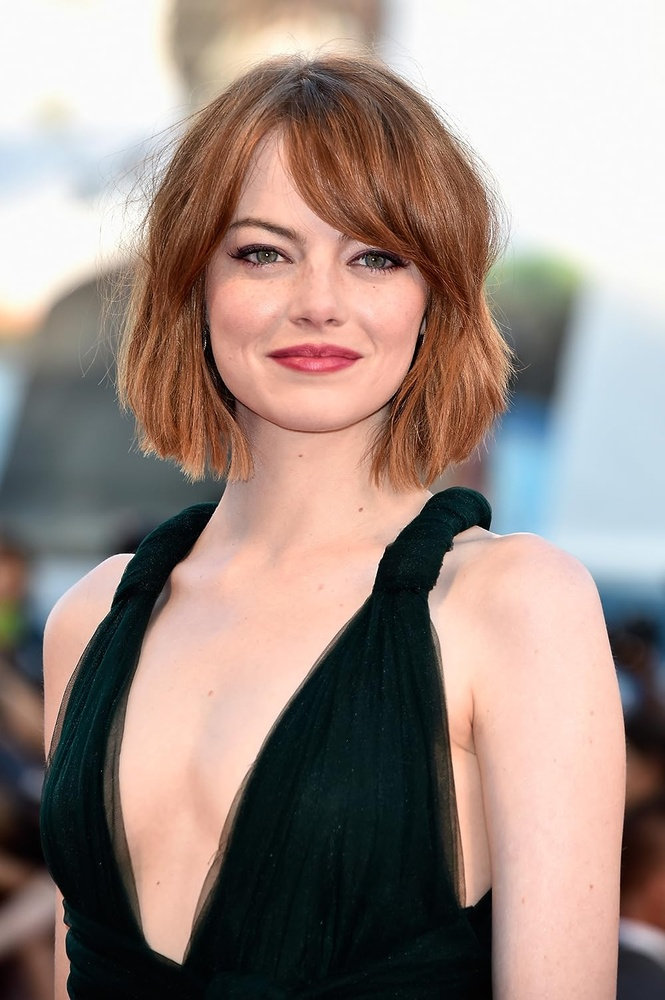
#> input picture emma_stone.jpg, 665 x 1000 px, shrunk from 1000 x 1504 before the run
$ python main.py
#> lines starting #> are read from the running program, lines starting #| are printed output that depends on the picture; after the words box and inside, x2 and y2 are one past the last pixel; in counts of white or black regions, pixels touching at a corner belong together
### image_io.py
import matplotlib.pyplot as plt
import matplotlib.image as mpimg
import numpy as np


class ImageIO:
    def read_image(path):
        # Read the image
        image = plt.imread(path)
        return image

    def convert_grayscale(im):
        return np.dot(im[..., :3], [0.299, 0.587, 0.114])

    def display_image(image, color, title):
        # Display the image
        plt.imshow(image, cmap=color)
        plt.title(title)
        plt.show()

### smoothing.py
import matplotlib.pyplot as plt
import matplotlib.image as mpimg
import numpy as np


class Smoothing:
    kernel_3 = np.array([[1.0, 2.0, 1.0], [2.0, 4.0, 2.0], [1.0, 2.0, 1.0]]) / 16

    def gaussian_blur(im, kernel):
        step = kernel.shape[0]

        # adding padding around the border
        padded_im = np.pad(im, (int(step / 2), int(step / 2)))

        blur_im = []
        for i in range(im.shape[0]):  # for row
            for j in range(im.shape[1]):  # for pixel in row
                current_blur = np.sum(padded_im[i : step + i, j : step + j] * kernel)
                blur_im.append(current_blur)

        blur_im = np.array(blur_im).reshape((im.shape[0], im.shape[1]))
        return blur_im

### gradient.py
import numpy as np


class SobelOperator:
    def __init__(self):
        self.Kx = np.array([[1.0, 0.0, -1.0], [2.0, 0.0, -2.0], [1.0, 0.0, -1.0]])
        self.Ky = self.Kx.T
        self.Ix = []
        self.Iy = []

    def gradient_magnitude(self, im):
        self.Ix = self.convolve_2d(im, self.Kx)
        self.Iy = self.convolve_2d(im, self.Ky)
        magnitude = np.sqrt(np.square(self.Ix) + np.square(self.Iy))
        magnitude = magnitude / magnitude.max() * 255
        return magnitude

    def gradient_direction(self):
        theta = np.arctan2(self.Iy, self.Ix)
        return theta

    def convolve_2d(self, im, k):
        Im, In = im.shape
        Km, Kn = k.shape

        # add padding
        pad = (Kn - 1) // 2
        padded_img = np.pad(im, ((pad, pad), (pad, pad)), mode="constant")

        output = np.zeros((Im, In))

        for y in range(Im):
            for x in range(In):
                # extract sub array the size of kernel
                region = padded_img[y : y + Km, x : x + Kn]

                output[y, x] = np.sum(region * k)

        return output

### suppression.py
import numpy as np

class NonMaximumSupression:

    @staticmethod
    def suppress(direction, magnitude):

        M,N = magnitude.shape
        suppressed_im = np.zeros((M, N))
        neighbor1 = 0
        neighbor2 = 0
        for y in range(1, M-1):
            for x in range(1, N-1):
                dir = NonMaximumSupression.get_current_dir(direction[y, x])

                if (dir == "horizontal"):
                    neighbor1 = magnitude[y, x+1]
                    neighbor2 = magnitude[y, x-1]

                elif (dir == "vertical"):
                    neighbor1 = magnitude[y+1, x]
                    neighbor2 = magnitude[y-1, x]

                elif (dir == "positive_diagonal"):
                    neighbor1 = magnitude[y-1, x+1]
                    neighbor2 = magnitude[y+1, x-1]

                elif (dir == "negative_diagonal"):
                    neighbor1 = magnitude[y-1, x-1]
                    neighbor2 = magnitude[y+1, x+1]


                if (magnitude[y,x] >= neighbor1 and magnitude[y,x] >= neighbor2):

                    suppressed_im[y,x] = magnitude[y, x]

                else:
                    suppressed_im[y,x] = 0


        return suppressed_im


    @staticmethod
    def get_current_dir(dir):

        angle = (dir * 180 / np.pi) % 360

        if (angle >= 0 and angle < 22.5) or (angle >= 157.5 and angle < 202.5) or (angle >= 337.5 and angle <= 360):
            return "horizontal"
        elif (angle >= 22.5 and angle < 67.5) or (angle >= 202.5 and angle < 247.5):
            return "positive_diagonal"
        elif (angle >= 67.5 and angle < 112.5) or (angle >= 247.5 and angle < 292.5):
            return "vertical"
        elif (angle >= 112.5 and angle < 157.5) or (angle >= 292.5 and angle < 337.5):
            return "negative_diagonal"

        return angle

### hysteresis.py
import numpy as np


class Hysteresis:
    def apply_hysteresis(im):
        weak = 75
        strong = 255

        M, N = im.shape

        new_im = np.copy(im)

        for y in range(1, M - 1):
            for x in range(1, N - 1):
                if im[y, x] == weak:
                    if np.any(new_im[y - 1 : y + 2, x - 1 : x + 2] == strong):
                        new_im[y, x] = strong
                    else:
                        new_im[y, x] = 0
        return new_im

### thresholding.py
import numpy as np


class DoubleThreshold:
    def apply_threshold(im, low_ratio, high_ratio):
        high_thresh = im.max() * high_ratio
        low_thresh = high_thresh * low_ratio

        x, y = im.shape
        thresh_im = np.zeros((x, y))

        strong_x, strong_y = np.where(im >= high_thresh)
        weak_x, weak_y = np.where((im < high_thresh) & (im >= low_thresh))

        thresh_im[strong_x, strong_y] = 255
        thresh_im[weak_x, weak_y] = 75

        return thresh_im

### main.py
from image_io import ImageIO
from smoothing import Smoothing
from gradient import SobelOperator
from suppression import NonMaximumSupression
from thresholding import DoubleThreshold
from hysteresis import Hysteresis

import numpy as np


def main():
    file_name = input("Enter the image file name (with extension)\n")
#> the answer given: emma_stone.jpg

    try:
        color_im = ImageIO.read_image(file_name)
#> in read_image, image is the input picture: shape (1000, 665, 3); mean R, G, B 156.1, 138.9, 131.6
    except FileNotFoundError:
        print(f"Error: File '{file_name}' not found in the current directory.")
        return

    # color_im = ImageIO.read_image("goat.jpeg")

    gray_im = ImageIO.convert_grayscale(color_im)
#> in convert_grayscale, `return np.dot(im[..., :3], [0.299, 0.587, 0.114])`:
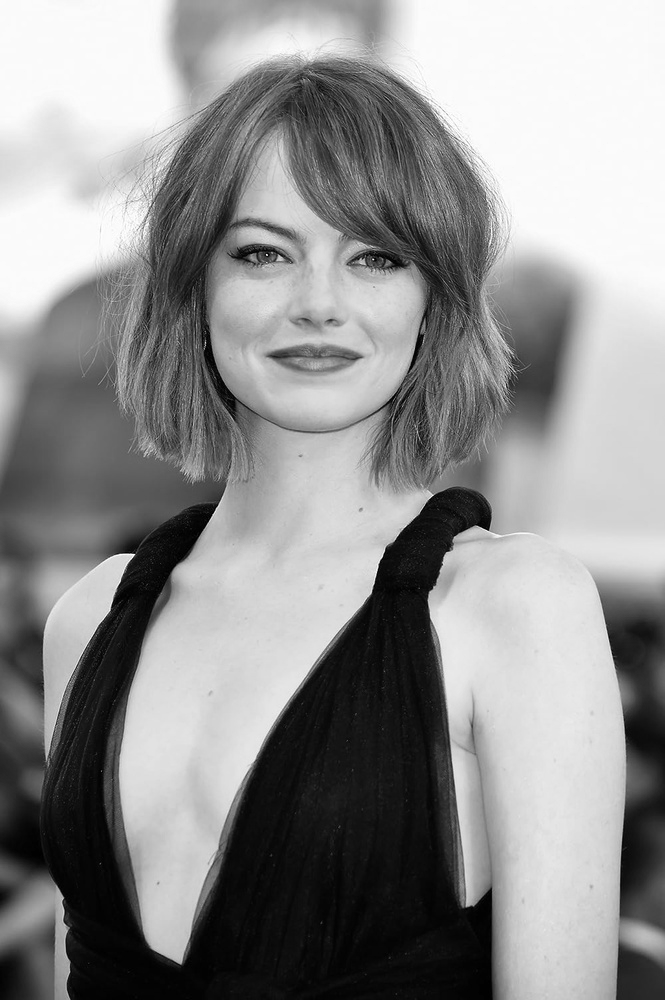
#> returned value: shape (1000, 665) float64; min 0, max 255, mean 143.2
    blur_im = Smoothing.gaussian_blur(gray_im, Smoothing.kernel_3)
#> after the loop in gaussian_blur, `for i in range(im.shape[0]):`: blur_im = 665000 items

    sobel_operator = SobelOperator()
    magnitude = sobel_operator.gradient_magnitude(blur_im)
#> after the loop in convolve_2d, `for y in range(Im):`:
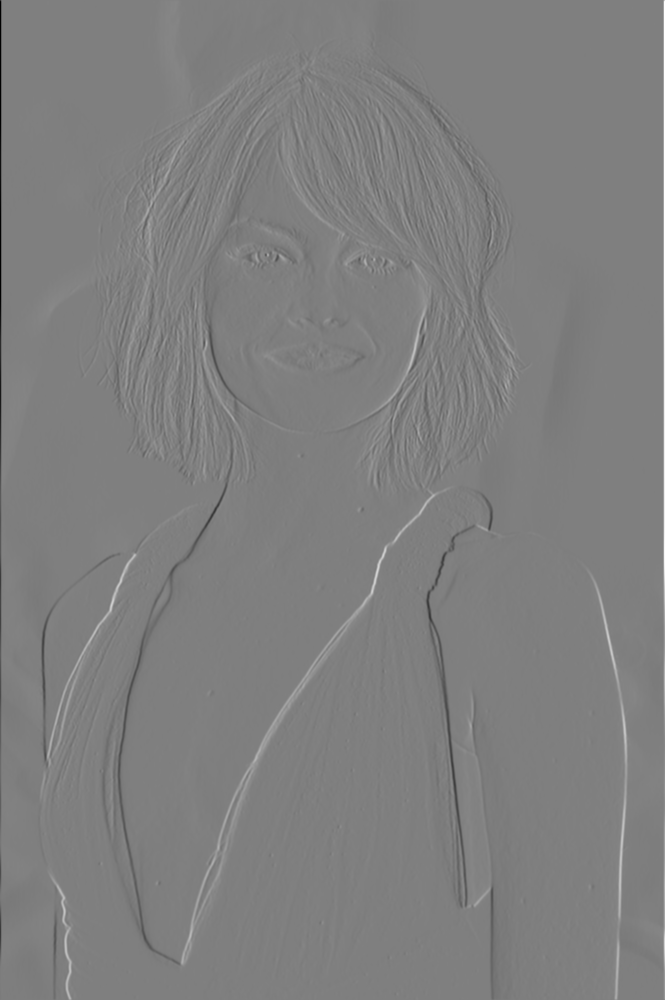
#> output: shape (1000, 665) float64; min -1004.5, max 1004.9, mean -0.1; drawn with min black and max white
#> after the loop in convolve_2d (call 2), `for y in range(Im):`:
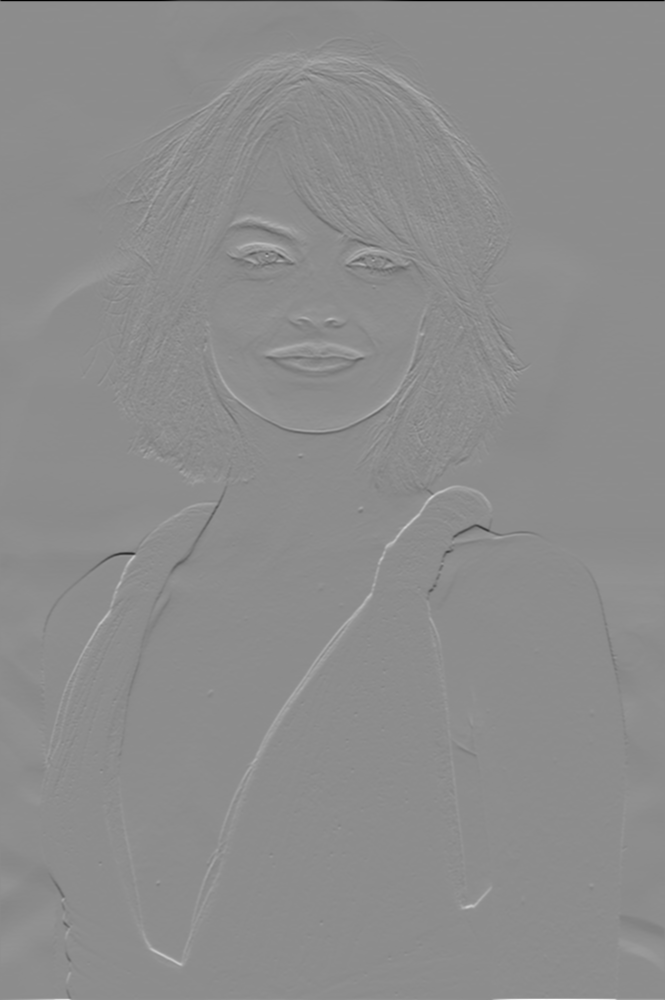
#> output: shape (1000, 665) float64; min -1004.5, max 814.1, mean 0.5; drawn with min black and max white
    dir = sobel_operator.gradient_direction()
#> in gradient_direction, `theta = np.arctan2(self.Iy, self.Ix)`:
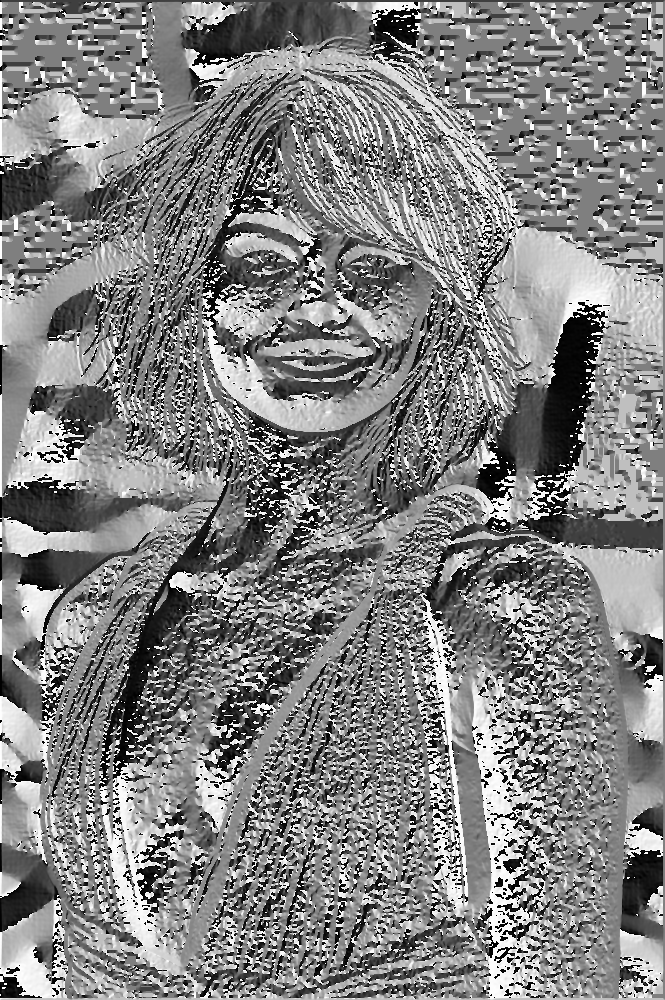
#> theta: shape (1000, 665) float64; min -3.14, max 3.14, mean 0.0692; drawn with min black and max white

    suppressed_im = NonMaximumSupression.suppress(dir, magnitude)
#> the loop in suppress, `for y in range(1, M-1):` made 998 passes
#> after the loop in suppress, `for y in range(1, M-1):`:
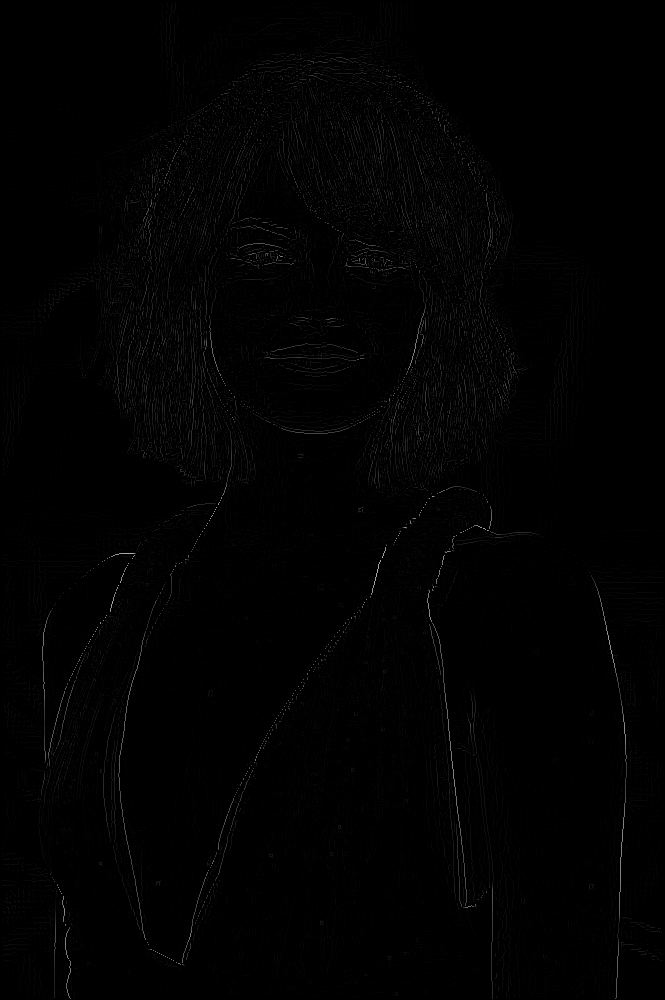
#> suppressed_im: shape (1000, 665) float64; min 0, max 175.7, mean 1.9

    thresh_im = DoubleThreshold.apply_threshold(suppressed_im, 0.1, 0.25)
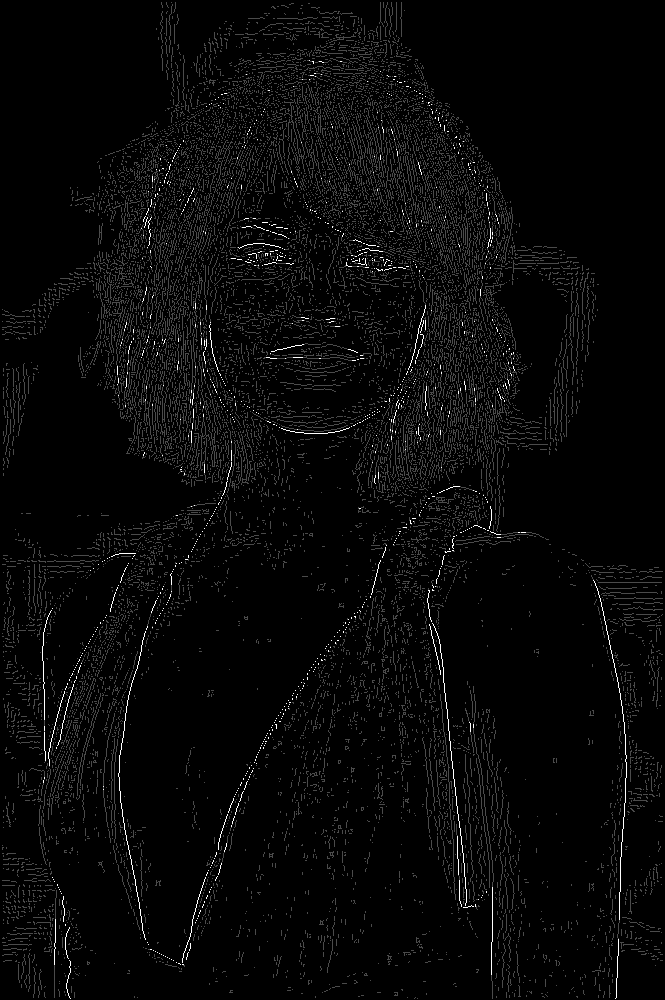
#> thresh_im: shape (1000, 665) float64; min 0, max 255, mean 8.1

    final_im = Hysteresis.apply_hysteresis(thresh_im)
#> after the loop in apply_hysteresis, `for y in range(1, M - 1):`:
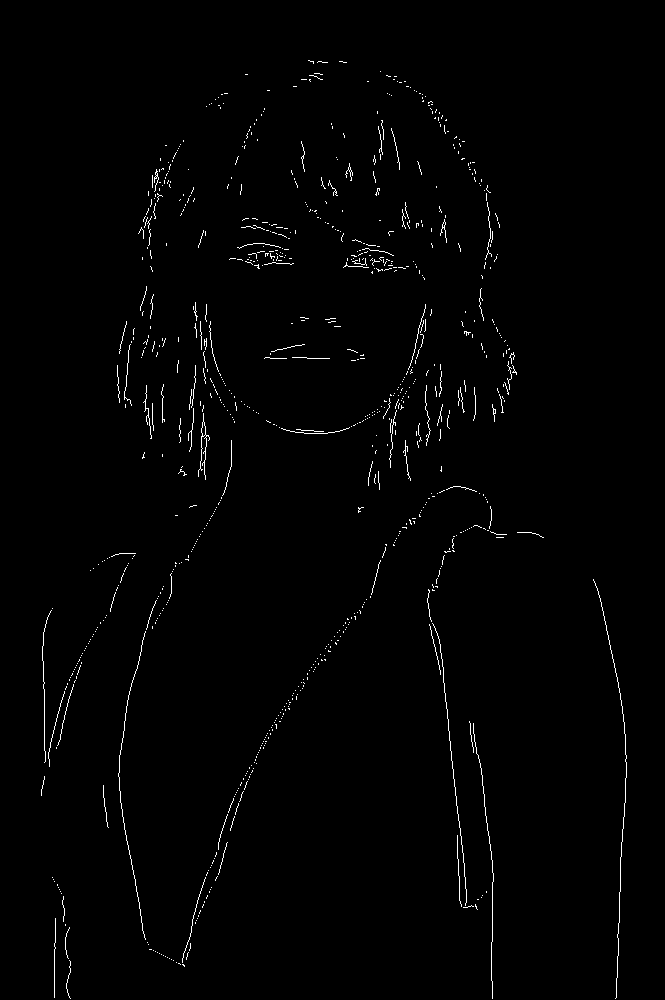
#> new_im: shape (1000, 665) float64; 1.1% white in thin lines or dots, all inside (x1, y1, x2, y2) = (41, 60, 627, 999)

    ImageIO.display_image(color_im, None, "Original Image")
    # [4 lines of commented-out code are left out]
    ImageIO.display_image(final_im, "gray", "Final Image")


if __name__ == "__main__":
    main()
